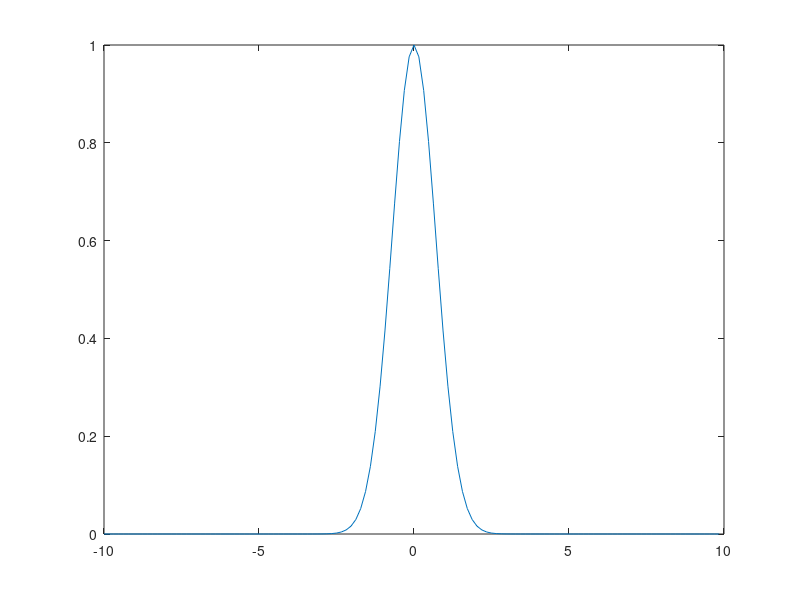
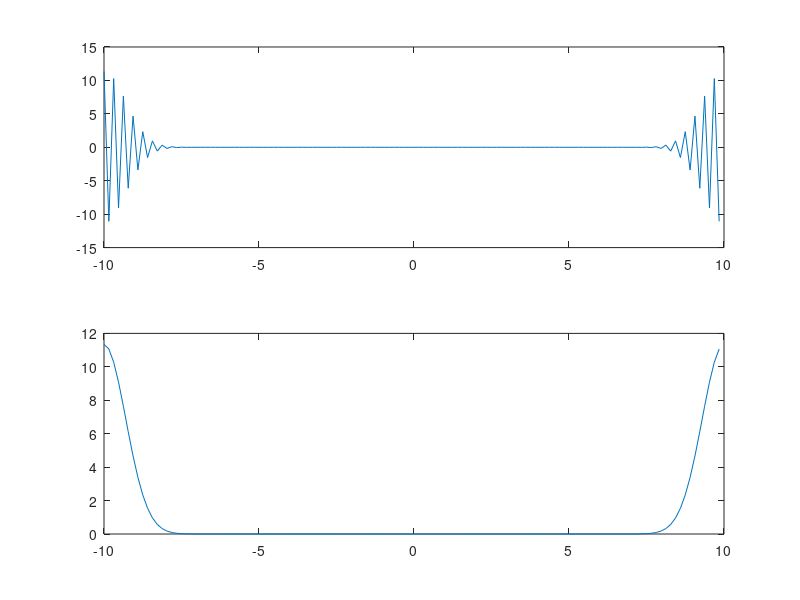
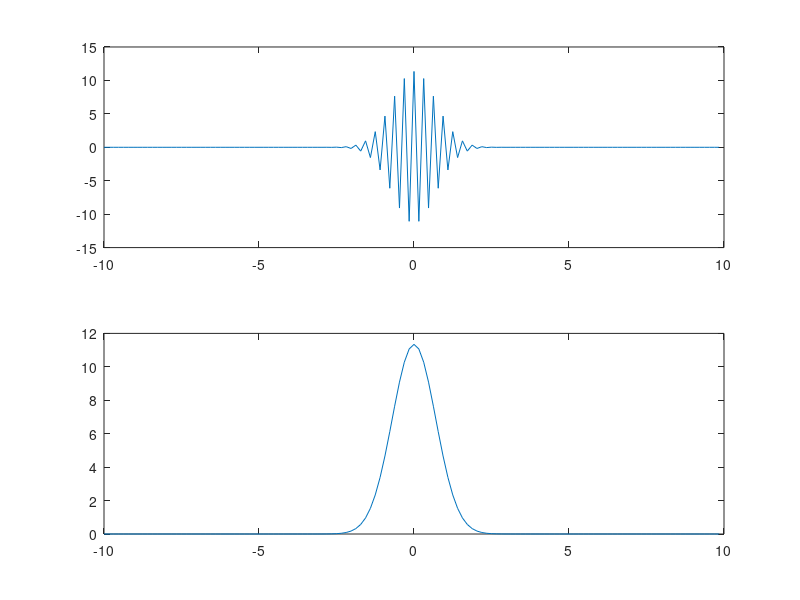

MATLAB code for these plots, in order:
% clear all variables and figures
% define the computational domain [-L/2,L/2]
% define the number of Fourier modes 2^n
clear all; close all;
L=20;
n=128;

x2=linspace(-L/2,L/2,n+1); % define the domain discretization
x=x2(1:n);
% consider only the first n points: periodicity
u=exp(-x.*x);
% function to take a derivative of
ut=fft(u);
% FFT the function
utshift=fftshift(ut); % shift FFT
figure(1), plot(x,u)
% plot initial gaussian
figure(2)
subplot(2,1,1), plot(x,ut)
subplot(2,1,2), plot(x,abs(ut))
% plot unshifted transform
figure(3)
subplot(2,1,1), plot(x,utshift) % plot shifted transform
subplot(2,1,2), plot(x,abs(utshift))
